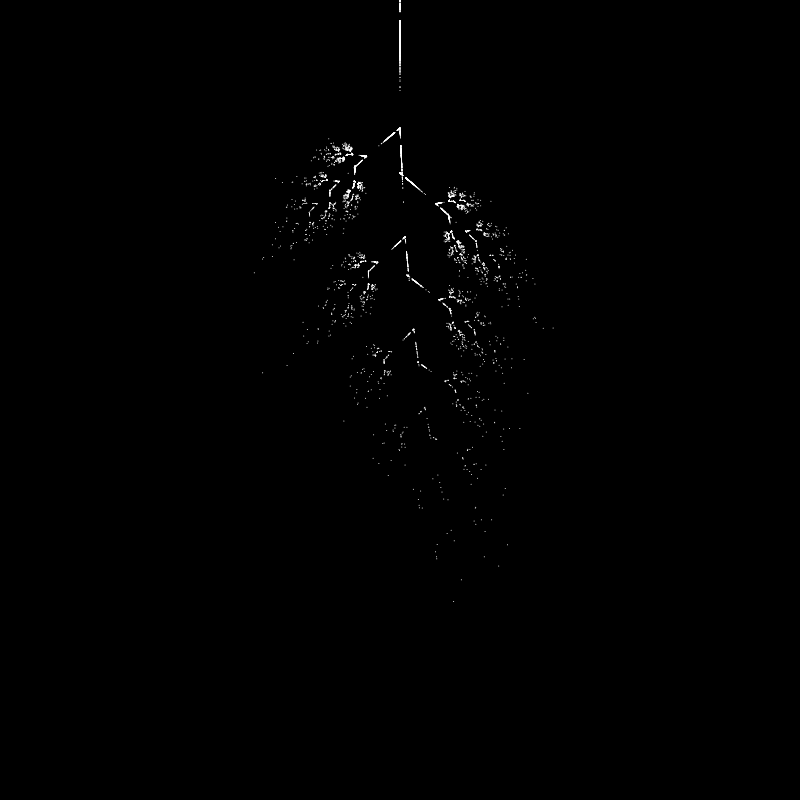
Frame 1 (no input)
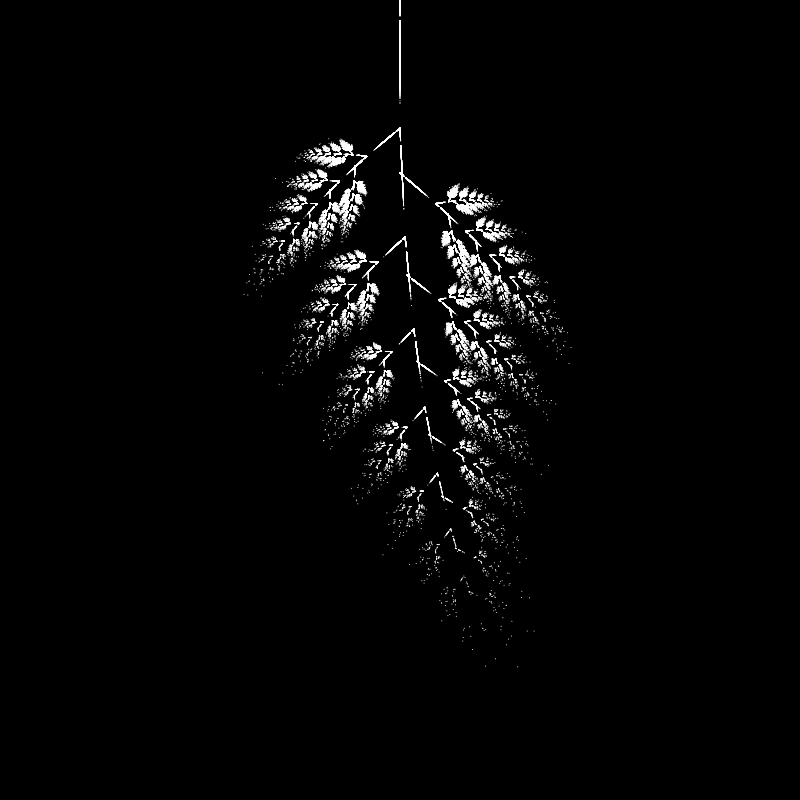
Frame 60 (no input)
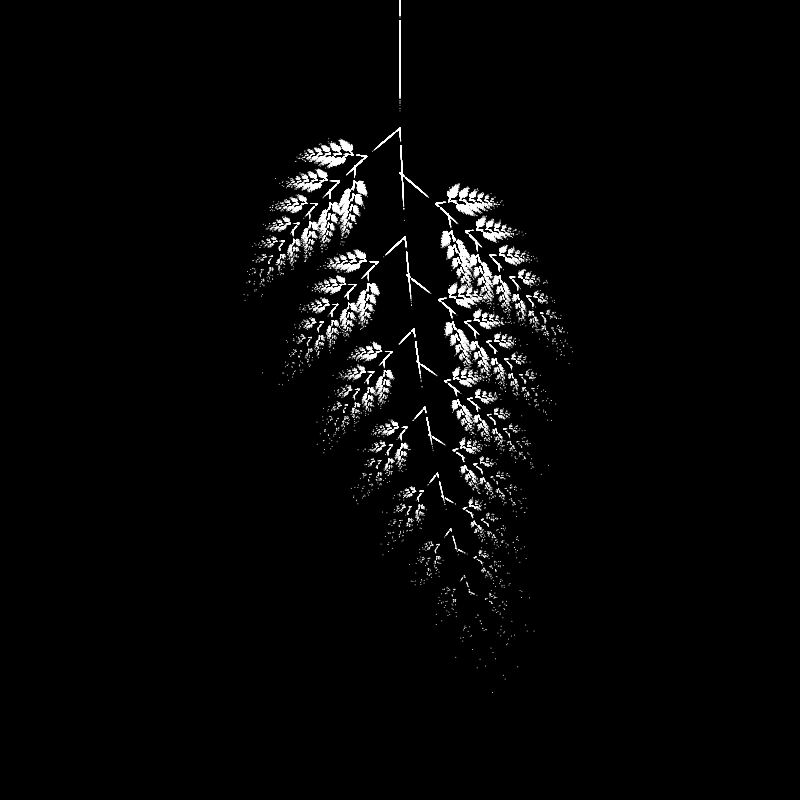
Frame 120 (the mouse pressed at the canvas centre since frame 60)

The p5.js sketch that drew these frames (run headless with seeded random() and noise() and a simulated clock; from frame 60 on, the mouse is pressed at the canvas centre):

// p5.js sketch
// ── sketch.js
"use strict";

var cs = 800
var ta = [[.2,-0.26],[.23,.22]]
var ka = [[.4*cs],[.045*cs]]
var tb = [[0.85,0.04],[-0.04,0.85]]
var kb = [[.075*cs],[.18*cs]]
var tc = [[0,0],[0,0.16]]
var kc = [[.5*cs],[0]]
var td = [[-0.15,0.28],[0.26,0.24]]
var kd = [[.575*cs],[0.086*cs]]
var i
var t = 0;

var xx = Math.floor(Math.random()*cs);
var yy = Math.floor(Math.random()*cs);

function setup() {
  fill(255)
  createCanvas(cs,cs)
  stroke(255)
  background(0)
}

function draw() {
  t+=0.5;
  for(i=0;i<(10000);i++){
    var r = Math.floor(Math.random()*4)
    switch(r){
      case 0:
        var c = t0(xx,yy);
        xx = c[0][0]
        yy = c[1][0]
        point(xx,yy)
        break;
      case 1:
        var c = t1(xx,yy)
        xx = c[0][0]
        yy = c[1][0]
        point(xx,yy)
        break;
      case 2:
        var c = t2(xx,yy)
        xx = c[0][0]
        yy = c[1][0]
        point(xx,yy)
        break;
      case 3:
        var c = t3(xx,yy)
        xx = c[0][0]
        yy = c[1][0]
        point(xx,yy)
        break;
    }
  }
}

function t0(a,b){
  let sum = addM(multiM(ta,[[a],[b]]),ka);
  return sum;
}

function t1(a,b){
  let sum = addM(multiM(tb,[[a],[b]]),kb);
  return sum;
}

function t2(a,b){
  let sum = addM(multiM(tc,[[a],[b]]),kc);
  return sum;
}

function t3(a,b){
  let sum = addM(multiM(td,[[a],[b]]),kd);
  return sum;
}

function skalM(a,b){
  let sum = [[a[0][0]*b,a[0][1]*b],[a[1][0]*b,a[1][1]*b]];
  return sum;
}

function addM(a,b){
  if (!Array.isArray(a) || !Array.isArray(b) || !a.length || !b.length) {
      throw new Error('arguments should be in 2-dimensional array format');
   }
  let sum = [[a[0][0]+b[0][0],a[0][1]+b[0][1]],[a[1][0]+b[1][0],a[1][1]+b[1][1]]]
  return sum;
}

//multiplicerar matriser
function multiM(a, b){
   if (!Array.isArray(a) || !Array.isArray(b) || !a.length || !b.length) {
      throw new Error('arguments should be in 2-dimensional array format');
   }
   let x = a.length,
   z = a[0].length,
   y = b[0].length;
   if (b.length !== z) {
      // XxZ & ZxY => XxY
      throw new Error('felfelfel');
   }
   let productRow = Array.apply(null, new Array(y)).map(Number.prototype.valueOf, 0);
   let product = new Array(x);
   for (let p = 0; p < x; p++) {
      product[p] = productRow.slice();
   }
   for (let i = 0; i < x; i++) {
      for (let j = 0; j < y; j++) {
         for (let k = 0; k < z; k++) {
            product[i][j] += a[i][k] * b[k][j];
         }
      }
   }
   return product;
}
